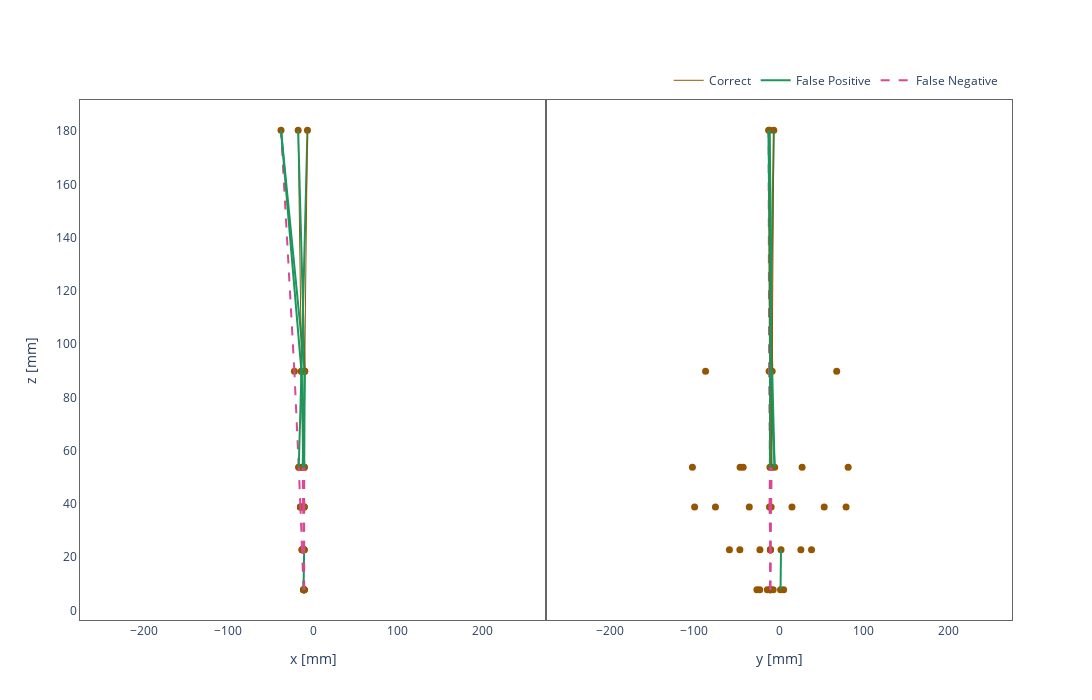

This figure's notebook cell:
### Markdown cell above
## Visualization

### Code cell
from scripts.plotting import plot_xyz_plotly

# Usage example
plot_xyz_plotly(df_node, df_edge, threshold=0.3)
# plot_xyz_plotly(df_node, df_edge, threshold=0.2)

### Figure 1 — Plotly figure (JSON) as saved in the notebook; plotly's stock layout.template omitted (floating-point values rounded to 4 significant figures)
{"data": [{"marker": {"color": "#965601", "size": 7}, "mode": "markers", "showlegend": false, "x": [-11.16, -11.16, -11.16, -10.55, -10.55, -10.55, -10.38, -10.38, -10.38, -12.89, -12.89, -12.89, -11.09, -11.09, -11.09, -10.45, -10.45, -10.45, -14.85, -14.85, -14.85, -11.65, -11.65, -11.65, -10.43, -10.43, -10.43, -16.82, -16.82, -12.19, -12.19, -12.19, -12.19, -10.34, -10.34, -10.34, -21.96, -13.6, -13.6, -9.795, -9.795, -37.74, -17.5, -6.555], "y": [7.78, 7.78, 7.78, 7.78, 7.78, 7.78, 7.78, 7.78, 7.78, 22.78, 22.78, 22.78, 22.78, 22.78, 22.78, 22.78, 22.78, 22.78, 38.78, 38.78, 38.78, 38.78, 38.78, 38.78, 38.78, 38.78, 38.78, 53.78, 53.78, 53.78, 53.78, 53.78, 53.78, 53.78, 53.78, 53.78, 89.78, 89.78, 89.78, 89.78, 89.78, 180.3, 180.3, 180.3], "type": "scatter", "xaxis": "x", "yaxis": "y"}, {"legendgroup": "False Negative", "line": {"color": "#da4892", "dash": "dash", "width": 2}, "mode": "lines", "name": "False Negative", "showlegend": true, "x": [-11.16, -12.89], "y": [7.78, 22.78], "type": "scatter", "xaxis": "x", "yaxis": "y"}, {"legendgroup": "False Negative", "line": {"color": "#da4892", "dash": "dash", "width": 2}, "mode": "lines", "showlegend": false, "x": [-10.55, -11.09], "y": [7.78, 22.78], "type": "scatter", "xaxis": "x", "yaxis": "y"}, {"legendgroup": "False Positive", "line": {"color": "#1c965c", "dash": "solid", "width": 2}, "mode": "lines", "name": "False Positive", "showlegend": true, "x": [-11.16, -10.45], "y": [7.78, 22.78], "type": "scatter", "xaxis": "x", "yaxis": "y"}, {"legendgroup": "False Negative", "line": {"color": "#da4892", "dash": "dash", "width": 2}, "mode": "lines", "showlegend": false, "x": [-10.38, -10.45], "y": [7.78, 22.78], "type": "scatter", "xaxis": "x", "yaxis": "y"}, {"legendgroup": "False Negative", "line": {"color": "#da4892", "dash": "dash", "width": 2}, "mode": "lines", "showlegend": false, "x": [-12.89, -14.85], "y": [22.78, 38.78], "type": "scatter", "xaxis": "x", "yaxis": "y"}, {"legendgroup": "False Negative", "line": {"color": "#da4892", "dash": "dash", "width": 2}, "mode": "lines", "showlegend": false, "x": [-11.09, -11.65], "y": [22.78, 38.78], "type": "scatter", "xaxis": "x", "yaxis": "y"}, {"legendgroup": "False Negative", "line": {"color": "#da4892", "dash": "dash", "width": 2}, "mode": "lines", "showlegend": false, "x": [-10.45, -10.43], "y": [22.78, 38.78], "type": "scatter", "xaxis": "x", "yaxis": "y"}, {"legendgroup": "False Negative", "line": {"color": "#da4892", "dash": "dash", "width": 2}, "mode": "lines", "showlegend": false, "x": [-14.85, -16.82], "y": [38.78, 53.78], "type": "scatter", "xaxis": "x", "yaxis": "y"}, {"legendgroup": "False Negative", "line": {"color": "#da4892", "dash": "dash", "width": 2}, "mode": "lines", "showlegend": false, "x": [-11.65, -12.19], "y": [38.78, 53.78], "type": "scatter", "xaxis": "x", "yaxis": "y"}, {"legendgroup": "False Negative", "line": {"color": "#da4892", "dash": "dash", "width": 2}, "mode": "lines", "showlegend": false, "x": [-10.43, -10.34], "y": [38.78, 53.78], "type": "scatter", "xaxis": "x", "yaxis": "y"}, {"legendgroup": "False Negative", "line": {"color": "#da4892", "dash": "dash", "width": 2}, "mode": "lines", "showlegend": false, "x": [-16.82, -21.96], "y": [53.78, 89.78], "type": "scatter", "xaxis": "x", "yaxis": "y"}, {"legendgroup": "False Positive", "line": {"color": "#1c965c", "dash": "solid", "width": 2}, "mode": "lines", "showlegend": false, "x": [-16.82, -13.6], "y": [53.78, 89.78], "type": "scatter", "xaxis": "x", "yaxis": "y"}, {"legendgroup": "Correct", "line": {"color": "#965601", "dash": "solid", "width": 1}, "mode": "lines", "name": "Correct", "showlegend": true, "x": [-12.19, -13.6], "y": [53.78, 89.78], "type": "scatter", "xaxis": "x", "yaxis": "y"}, {"legendgroup": "False Positive", "line": {"color": "#1c965c", "dash": "solid", "width": 2}, "mode": "lines", "showlegend": false, "x": [-10.34, -13.6], "y": [53.78, 89.78], "type": "scatter", "xaxis": "x", "yaxis": "y"}, {"legendgroup": "False Positive", "line": {"color": "#1c965c", "dash": "solid", "width": 2}, "mode": "lines", "showlegend": false, "x": [-10.34, -13.6], "y": [53.78, 89.78], "type": "scatter", "xaxis": "x", "yaxis": "y"}, {"legendgroup": "False Positive", "line": {"color": "#1c965c", "dash": "solid", "width": 2}, "mode": "lines", "showlegend": false, "x": [-12.19, -9.795], "y": [53.78, 89.78], "type": "scatter", "xaxis": "x", "yaxis": "y"}, {"legendgroup": "Correct", "line": {"color": "#965601", "dash": "solid", "width": 1}, "mode": "lines", "showlegend": false, "x": [-10.34, -9.795], "y": [53.78, 89.78], "type": "scatter", "xaxis": "x", "yaxis": "y"}, {"legendgroup": "False Positive", "line": {"color": "#1c965c", "dash": "solid", "width": 2}, "mode": "lines", "showlegend": false, "x": [-10.34, -9.795], "y": [53.78, 89.78], "type": "scatter", "xaxis": "x", "yaxis": "y"}, {"legendgroup": "False Negative", "line": {"color": "#da4892", "dash": "dash", "width": 2}, "mode": "lines", "showlegend": false, "x": [-21.96, -37.74], "y": [89.78, 180.3], "type": "scatter", "xaxis": "x", "yaxis": "y"}, {"legendgroup": "False Positive", "line": {"color": "#1c965c", "dash": "solid", "width": 2}, "mode": "lines", "showlegend": false, "x": [-13.6, -37.74], "y": [89.78, 180.3], "type": "scatter", "xaxis": "x", "yaxis": "y"}, {"legendgroup": "False Positive", "line": {"color": "#1c965c", "dash": "solid", "width": 2}, "mode": "lines", "showlegend": false, "x": [-9.795, -37.74], "y": [89.78, 180.3], "type": "scatter", "xaxis": "x", "yaxis": "y"}, {"legendgroup": "Correct", "line": {"color": "#965601", "dash": "solid", "width": 1}, "mode": "lines", "showlegend": false, "x": [-13.6, -17.5], "y": [89.78, 180.3], "type": "scatter", "xaxis": "x", "yaxis": "y"}, {"legendgroup": "False Positive", "line": {"color": "#1c965c", "dash": "solid", "width": 2}, "mode": "lines", "showlegend": false, "x": [-9.795, -17.5], "y": [89.78, 180.3], "type": "scatter", "xaxis": "x", "yaxis": "y"}, {"legendgroup": "False Positive", "line": {"color": "#1c965c", "dash": "solid", "width": 2}, "mode": "lines", "showlegend": false, "x": [-13.6, -6.555], "y": [89.78, 180.3], "type": "scatter", "xaxis": "x", "yaxis": "y"}, {"legendgroup": "Correct", "line": {"color": "#965601", "dash": "solid", "width": 1}, "mode": "lines", "showlegend": false, "x": [-9.795, -6.555], "y": [89.78, 180.3], "type": "scatter", "xaxis": "x", "yaxis": "y"}, {"marker": {"color": "#965601", "size": 7}, "mode": "markers", "showlegend": false, "x": [-10.48, 1.822, 5.423, -22.77, -10.47, -6.866, -26.07, -13.77, -10.16, -10.18, -46.2, -58.5, 25.79, -10.23, -22.53, 38.38, 2.362, -9.943, -11.18, 53.35, 79.16, -75.02, -10.5, 15.32, -99.6, -35.08, -9.264, -10.68, -102.2, 81.64, -9.899, -45.91, -42.31, 27.27, -8.745, -5.144, -11.65, -10.54, 68.09, -86.68, -8.048, -12.26, -10.97, -6.139], "y": [7.78, 7.78, 7.78, 7.78, 7.78, 7.78, 7.78, 7.78, 7.78, 22.78, 22.78, 22.78, 22.78, 22.78, 22.78, 22.78, 22.78, 22.78, 38.78, 38.78, 38.78, 38.78, 38.78, 38.78, 38.78, 38.78, 38.78, 53.78, 53.78, 53.78, 53.78, 53.78, 53.78, 53.78, 53.78, 53.78, 89.78, 89.78, 89.78, 89.78, 89.78, 180.3, 180.3, 180.3], "type": "scatter", "xaxis": "x2", "yaxis": "y2"}, {"legendgroup": "False Negative", "line": {"color": "#da4892", "dash": "dash", "width": 2}, "mode": "lines", "showlegend": false, "x": [-10.48, -10.18], "y": [7.78, 22.78], "type": "scatter", "xaxis": "x2", "yaxis": "y2"}, {"legendgroup": "False Negative", "line": {"color": "#da4892", "dash": "dash", "width": 2}, "mode": "lines", "showlegend": false, "x": [-10.47, -10.23], "y": [7.78, 22.78], "type": "scatter", "xaxis": "x2", "yaxis": "y2"}, {"legendgroup": "False Positive", "line": {"color": "#1c965c", "dash": "solid", "width": 2}, "mode": "lines", "showlegend": false, "x": [1.822, 2.362], "y": [7.78, 22.78], "type": "scatter", "xaxis": "x2", "yaxis": "y2"}, {"legendgroup": "False Negative", "line": {"color": "#da4892", "dash": "dash", "width": 2}, "mode": "lines", "showlegend": false, "x": [-10.16, -9.943], "y": [7.78, 22.78], "type": "scatter", "xaxis": "x2", "yaxis": "y2"}, {"legendgroup": "False Negative", "line": {"color": "#da4892", "dash": "dash", "width": 2}, "mode": "lines", "showlegend": false, "x": [-10.18, -11.18], "y": [22.78, 38.78], "type": "scatter", "xaxis": "x2", "yaxis": "y2"}, {"legendgroup": "False Negative", "line": {"color": "#da4892", "dash": "dash", "width": 2}, "mode": "lines", "showlegend": false, "x": [-10.23, -10.5], "y": [22.78, 38.78], "type": "scatter", "xaxis": "x2", "yaxis": "y2"}, {"legendgroup": "False Negative", "line": {"color": "#da4892", "dash": "dash", "width": 2}, "mode": "lines", "showlegend": false, "x": [-9.943, -9.264], "y": [22.78, 38.78], "type": "scatter", "xaxis": "x2", "yaxis": "y2"}, {"legendgroup": "False Negative", "line": {"color": "#da4892", "dash": "dash", "width": 2}, "mode": "lines", "showlegend": false, "x": [-11.18, -10.68], "y": [38.78, 53.78], "type": "scatter", "xaxis": "x2", "yaxis": "y2"}, {"legendgroup": "False Negative", "line": {"color": "#da4892", "dash": "dash", "width": 2}, "mode": "lines", "showlegend": false, "x": [-10.5, -9.899], "y": [38.78, 53.78], "type": "scatter", "xaxis": "x2", "yaxis": "y2"}, {"legendgroup": "False Negative", "line": {"color": "#da4892", "dash": "dash", "width": 2}, "mode": "lines", "showlegend": false, "x": [-9.264, -8.745], "y": [38.78, 53.78], "type": "scatter", "xaxis": "x2", "yaxis": "y2"}, {"legendgroup": "False Negative", "line": {"color": "#da4892", "dash": "dash", "width": 2}, "mode": "lines", "showlegend": false, "x": [-10.68, -11.65], "y": [53.78, 89.78], "type": "scatter", "xaxis": "x2", "yaxis": "y2"}, {"legendgroup": "False Positive", "line": {"color": "#1c965c", "dash": "solid", "width": 2}, "mode": "lines", "showlegend": false, "x": [-10.68, -10.54], "y": [53.78, 89.78], "type": "scatter", "xaxis": "x2", "yaxis": "y2"}, {"legendgroup": "Correct", "line": {"color": "#965601", "dash": "solid", "width": 1}, "mode": "lines", "showlegend": false, "x": [-9.899, -10.54], "y": [53.78, 89.78], "type": "scatter", "xaxis": "x2", "yaxis": "y2"}, {"legendgroup": "False Positive", "line": {"color": "#1c965c", "dash": "solid", "width": 2}, "mode": "lines", "showlegend": false, "x": [-8.745, -10.54], "y": [53.78, 89.78], "type": "scatter", "xaxis": "x2", "yaxis": "y2"}, {"legendgroup": "False Positive", "line": {"color": "#1c965c", "dash": "solid", "width": 2}, "mode": "lines", "showlegend": false, "x": [-5.144, -10.54], "y": [53.78, 89.78], "type": "scatter", "xaxis": "x2", "yaxis": "y2"}, {"legendgroup": "False Positive", "line": {"color": "#1c965c", "dash": "solid", "width": 2}, "mode": "lines", "showlegend": false, "x": [-9.899, -8.048], "y": [53.78, 89.78], "type": "scatter", "xaxis": "x2", "yaxis": "y2"}, {"legendgroup": "Correct", "line": {"color": "#965601", "dash": "solid", "width": 1}, "mode": "lines", "showlegend": false, "x": [-8.745, -8.048], "y": [53.78, 89.78], "type": "scatter", "xaxis": "x2", "yaxis": "y2"}, {"legendgroup": "False Positive", "line": {"color": "#1c965c", "dash": "solid", "width": 2}, "mode": "lines", "showlegend": false, "x": [-5.144, -8.048], "y": [53.78, 89.78], "type": "scatter", "xaxis": "x2", "yaxis": "y2"}, {"legendgroup": "False Negative", "line": {"color": "#da4892", "dash": "dash", "width": 2}, "mode": "lines", "showlegend": false, "x": [-11.65, -12.26], "y": [89.78, 180.3], "type": "scatter", "xaxis": "x2", "yaxis": "y2"}, {"legendgroup": "False Positive", "line": {"color": "#1c965c", "dash": "solid", "width": 2}, "mode": "lines", "showlegend": false, "x": [-10.54, -12.26], "y": [89.78, 180.3], "type": "scatter", "xaxis": "x2", "yaxis": "y2"}, {"legendgroup": "False Positive", "line": {"color": "#1c965c", "dash": "solid", "width": 2}, "mode": "lines", "showlegend": false, "x": [-8.048, -12.26], "y": [89.78, 180.3], "type": "scatter", "xaxis": "x2", "yaxis": "y2"}, {"legendgroup": "Correct", "line": {"color": "#965601", "dash": "solid", "width": 1}, "mode": "lines", "showlegend": false, "x": [-10.54, -10.97], "y": [89.78, 180.3], "type": "scatter", "xaxis": "x2", "yaxis": "y2"}, {"legendgroup": "False Positive", "line": {"color": "#1c965c", "dash": "solid", "width": 2}, "mode": "lines", "showlegend": false, "x": [-8.048, -10.97], "y": [89.78, 180.3], "type": "scatter", "xaxis": "x2", "yaxis": "y2"}, {"legendgroup": "False Positive", "line": {"color": "#1c965c", "dash": "solid", "width": 2}, "mode": "lines", "showlegend": false, "x": [-10.54, -6.139], "y": [89.78, 180.3], "type": "scatter", "xaxis": "x2", "yaxis": "y2"}, {"legendgroup": "Correct", "line": {"color": "#965601", "dash": "solid", "width": 1}, "mode": "lines", "showlegend": false, "x": [-8.048, -6.139], "y": [89.78, 180.3], "type": "scatter", "xaxis": "x2", "yaxis": "y2"}], "layout": {"xaxis": {"anchor": "y", "domain": [0.0, 0.5], "title": {"text": "x [mm]"}, "range": [-275, 275], "showgrid": false, "mirror": true, "linecolor": "#666666", "gridcolor": "#d9d9d9", "zeroline": false}, "yaxis": {"anchor": "x", "domain": [0.0, 1.0], "title": {"text": "z [mm]"}, "showgrid": false, "mirror": true, "linecolor": "#666666", "gridcolor": "#d9d9d9", "zeroline": false}, "xaxis2": {"anchor": "y2", "domain": [0.5, 1.0], "title": {"text": "y [mm]"}, "range": [-275, 275], "showgrid": false, "mirror": true, "linecolor": "#666666", "gridcolor": "#d9d9d9", "zeroline": false}, "yaxis2": {"anchor": "x2", "domain": [0.0, 1.0], "matches": "y", "showticklabels": false, "title": {"text": ""}, "showgrid": false, "mirror": true, "linecolor": "#666666", "gridcolor": "#d9d9d9", "zeroline": false}, "legend": {"orientation": "h", "yanchor": "bottom", "y": 1.01, "xanchor": "right", "x": 0.99, "traceorder": "reversed"}, "width": 1200, "height": 700, "autosize": false, "paper_bgcolor": "rgba(0,0,0,0)", "plot_bgcolor": "rgba(0,0,0,0)"}}
